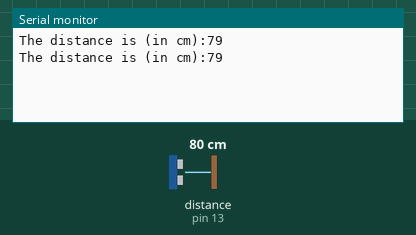
Simulated run of this sketch. Board: Arduino Uno, built with avr-gcc and run on an emulated ATmega328P. Shown: the last lines printed to the serial monitor. Wiring (inferred from the names in the program): ultrasonic range finder: trigger pin 12; echo pin 13. The test bench sets the inputs (shaded band); at power-on: distance to the obstacle (sensor on pin 13) 80 cm. The echo pulse lasts 58.3 µs per cm.

Above: at 1.8 s.
1.9 s: distance to the obstacle (sensor on pin 13) set to 2 cm
At 2.8 s:
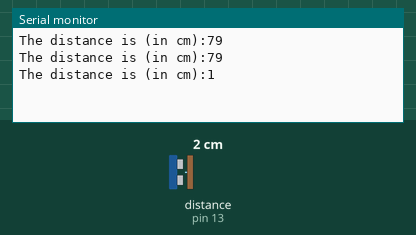
3.4 s: distance to the obstacle (sensor on pin 13) set to 4 cm
At 4.6 s:
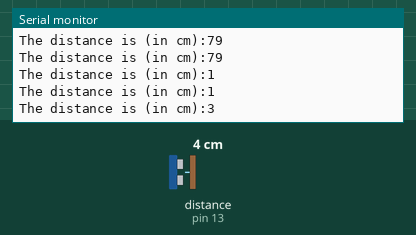
Timing chart, 0 to 6.4 s (numbered marks = the images above; inputs shaded):
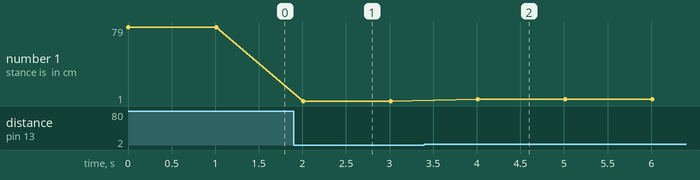

The sketch:

PROXIMITY_SENSOR.ino
```cpp
int t, d;
void setup()
  {
  pinMode(11,OUTPUT); //VCCPin
  pinMode(12,OUTPUT); //TrigPin
  pinMode(13,INPUT); //EchoPin
  Serial.begin(9600);
  }

void loop()
  {
  digitalWrite(11,HIGH);
  digitalWrite(12,HIGH);
  delayMicroseconds(10);
  digitalWrite(12,LOW);
  t=pulseIn(13,HIGH);
  d=t*0.0171;
  Serial.print("The distance is (in cm):");
  Serial.println(d);
  delay(1000);
  }
```

Measured:
- after the input at 1.9 s, the serial monitor: prints a new line after 0.11 s (image 1)
- after the input at 3.4 s, the serial monitor: prints a new line after 0.61 s (image 2)
- plotted number 1: 79 → 1 after the input at 1.9 s, 1 → 3 after the input at 3.4 s
